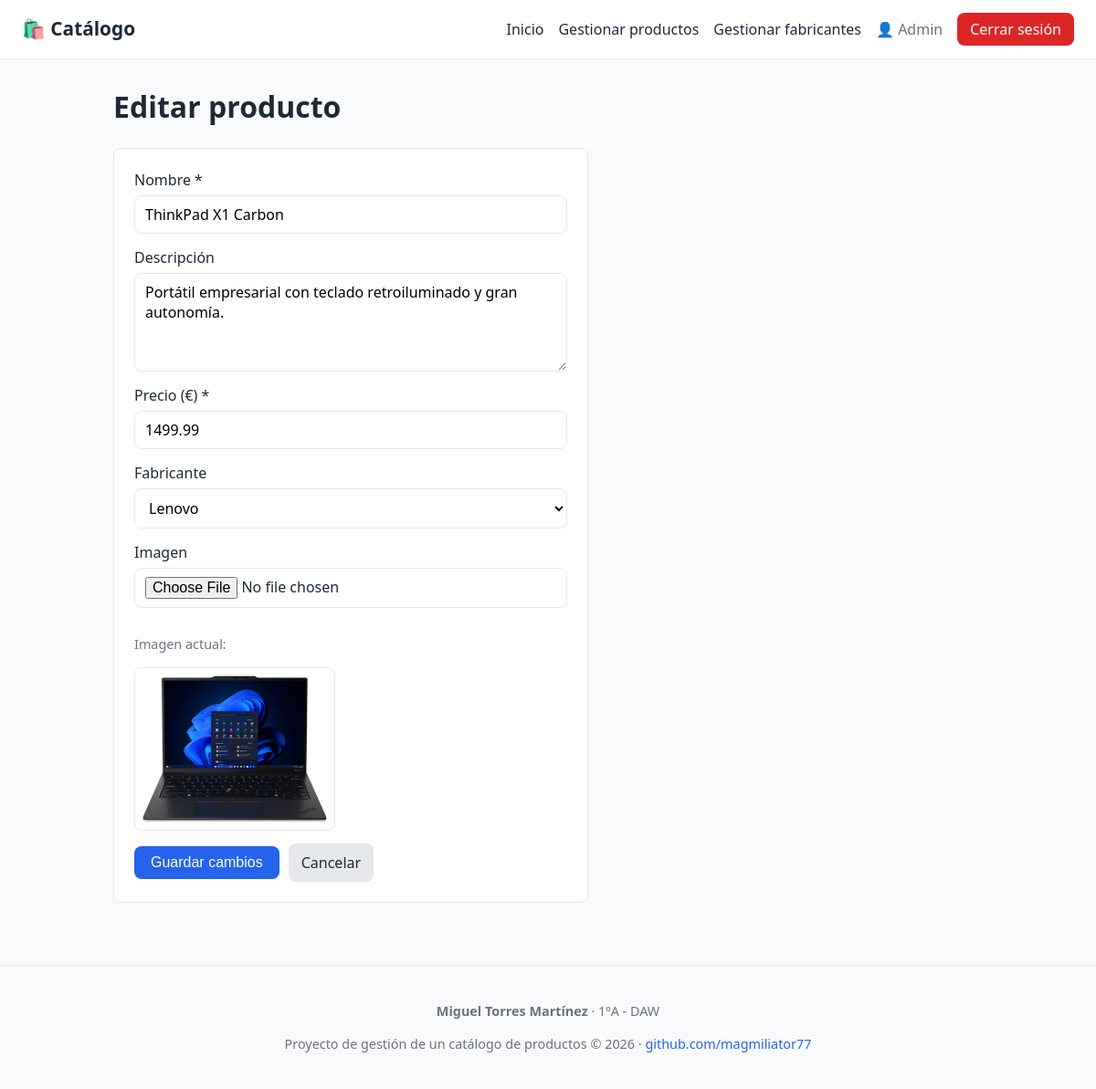
Page /admin/producto_form.php?id=2 (signed in) on the committed database.
### tables this page shows
CREATE TABLE producto (
    id            INT AUTO_INCREMENT PRIMARY KEY,
    nombre        VARCHAR(100)   NOT NULL,
    descripcion   TEXT           DEFAULT NULL,
    precio        DECIMAL(10,2)  NOT NULL DEFAULT 0.00,
    imagen        VARCHAR(255)   DEFAULT NULL,    
    id_fabricante INT            DEFAULT NULL,
    CONSTRAINT fk_producto_fabricante
        FOREIGN KEY (id_fabricante) REFERENCES fabricante(id)
        ON DELETE SET NULL     
        ON UPDATE CASCADE
);

CREATE TABLE fabricante (
    id     INT AUTO_INCREMENT PRIMARY KEY,
    nombre VARCHAR(100) NOT NULL
);

### admin/producto_form.php (the view, shortened to what this page needs)
<?php
$pdo = require __DIR__ . '/../config/database.php';
$fabricantes = $pdo->query('SELECT id, nombre FROM fabricante ORDER BY nombre')->fetchAll();
$id        = (int) ($_GET['id'] ?? 0);
$esEdicion = $id > 0;
$producto = [
    'nombre'        => '',
    'descripcion'   => '',
    'precio'        => '',
    'imagen'        => '',
    'id_fabricante' => '',
];
if ($esEdicion && $_SERVER['REQUEST_METHOD'] === 'GET') {
    $stmt = $pdo->prepare('SELECT * FROM producto WHERE id = :id');
    $stmt->execute([':id' => $id]);
    $encontrado = $stmt->fetch();
    $producto = $encontrado;
}
require __DIR__ . '/../includes/header.php';
?>
<h1><?= $esEdicion ? 'Editar producto' : 'Nuevo producto' ?></h1>
<form method="post" enctype="multipart/form-data" class="form">
    <label>
        Nombre *
        <input type="text" name="nombre" value="<?= htmlspecialchars($producto['nombre']) ?>" required>
    </label>
    <label>
        Descripción
        <textarea name="descripcion" rows="4"><?= htmlspecialchars($producto['descripcion'] ?? '') ?></textarea>
    </label>
    <label>
        Precio (&euro;) *
        <input type="number" name="precio" step="0.01" min="0"
               value="<?= htmlspecialchars($producto['precio']) ?>" required>
    </label>
    <label>
        Fabricante
        <select name="id_fabricante">
            <?php foreach ($fabricantes as $f): ?>
                <option value="<?= (int) $f['id'] ?>"
                    <?= (string) $producto['id_fabricante'] === (string) $f['id'] ? 'selected' : '' ?>>
                    <?= htmlspecialchars($f['nombre']) ?>
                </option>
            <?php endforeach; ?>
        </select>
    </label>
    <label>
        Imagen
        <input type="file" name="imagen" accept="image/*">
    </label>
    <?php if (!empty($producto['imagen'])): ?>
        <div class="imagen-actual">
            <p>Imagen actual:</p>
            <img class="mini" src="../uploads/<?= htmlspecialchars($producto['imagen']) ?>" alt="">
        </div>
    <?php endif; ?>
    <div class="form-botones">
        <button type="submit"><?= $esEdicion ? 'Guardar cambios' : 'Crear producto' ?></button>
        <a class="btn-reset" href="productos.php">Cancelar</a>
    </div>
</form>
<?php require __DIR__ . '/../includes/footer.php'; ?>

### css/style.css (style rules this page uses)
:root { --color-principal: #2563eb; --color-principal-osc: #1d4ed8; --color-texto: #1f2937; --color-suave: #6b7280; --color-borde: #e5e7eb; --color-fondo: #f9fafb; --color-ok: #16a34a; --color-error: #dc2626; --radio: 8px; }
* { box-sizing: border-box; }
body { margin: 0; font-family: system-ui, -apple-system, "Segoe UI", Roboto, sans-serif; color: var(--color-texto); background: var(--color-fondo); line-height: 1.5; }
a { color: var(--color-principal); text-decoration: none; }
h1 { margin-top: 0; }
input, select, textarea { padding: 9px 11px; border: 1px solid var(--color-borde); border-radius: var(--radio); font-size: 1rem; font-family: inherit; background: #fff; }
button { padding: 9px 18px; background: var(--color-principal); color: #fff; border: none; border-radius: var(--radio); font-size: 1rem; cursor: pointer; }
.btn-reset { padding: 9px 14px; background: #e5e7eb; color: var(--color-texto) !important; border-radius: var(--radio); }
.form { display: flex; flex-direction: column; gap: 14px; max-width: 520px; background: #fff; padding: 22px; border: 1px solid var(--color-borde); border-radius: var(--radio); }
.form label { display: flex; flex-direction: column; gap: 5px; font-weight: 500; }
.form-botones { display: flex; gap: 10px; align-items: center; }
.imagen-actual { color: var(--color-suave); font-size: .9rem; }
.imagen-actual img { display: block; max-width: 220px; height: auto; margin-top: 8px; padding: 8px; background: #fff; border: 1px solid var(--color-borde); border-radius: var(--radio); }

### rows in the picture
producto: nombre "ThinkPad X1 Carbon", descripcion "Portátil empresarial con teclado retroiluminado y gran autonomía.", precio "1499.99", id_fabricante "Lenovo", imagen (picture)

### other values in the picture
nombreUsuario() "Admin"
